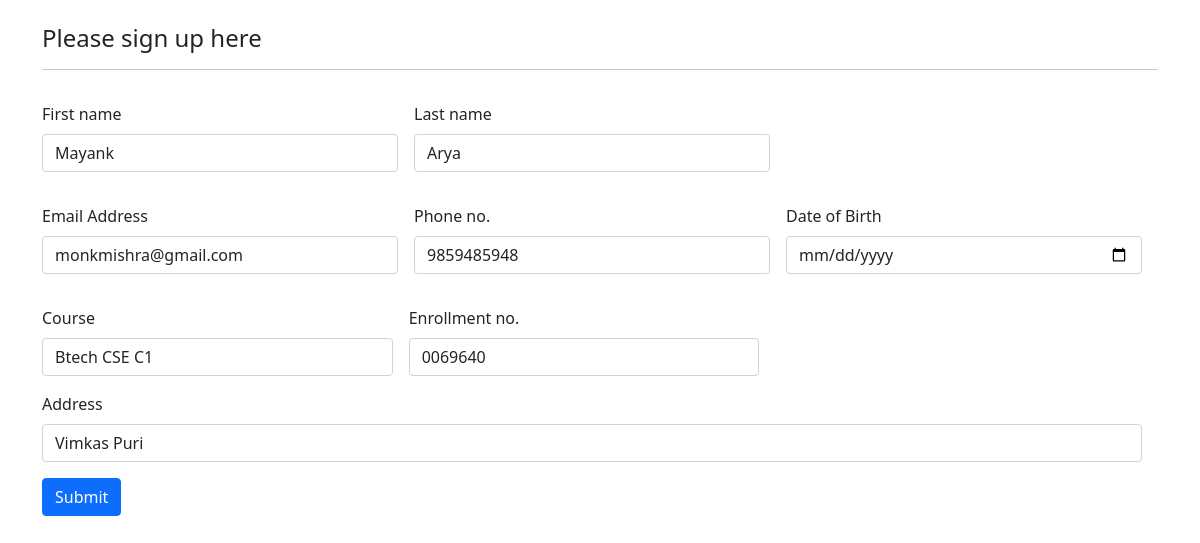
Screenshot of /UpdateUser/2 with the database file from the repository.
### management/models.py (models this page shows, shortened)
class Student(models.Model):
    first_name = models.CharField(max_length=100, blank=True)
    last_name = models.CharField(max_length=100, blank=True)
    email = models.EmailField(max_length=100, blank=True)
    enrollment = models.CharField(max_length=10, unique=True, blank=True)
    course = models.CharField(max_length=100, blank=True)
    phone = models.CharField(max_length=10)
    dob = models.DateField()
    address = models.TextField(max_length=250)
    room = models.ForeignKey(Room, on_delete=models.PROTECT, blank=True, null=True)

### management/views.py (the view)
# urls.py: path('UpdateUser/<id>', views.UpdateUser),
def UpdateUser(request, id):
    method = request.method
    if method == 'GET':
        student = Student.objects.filter(id=id).values().first()
        data = {'form': ProfileForm(student)}
        return render(request, 'management/user.html', data)
    elif method == 'POST':
        student = Student.objects.get(id=id)
        form = ProfileForm(request.POST, instance=student)
        form.save()
        return redirect('/DisplayStudents/')

### management/forms.py
class ProfileForm(forms.ModelForm):
    class Meta:
        model = Student
        fields = '__all__'
    first_name = forms.CharField(widget=forms.TextInput(attrs={'placeholder': 'First Name', 'class': 'form-control'}))
    last_name = forms.CharField(widget=forms.TextInput(attrs={'placeholder': 'last Name', 'class': 'form-control'}))
    email = forms.EmailField(widget=forms.EmailInput(attrs={'placeholder': 'E-mail ID', 'class': 'form-control'}))
    enrollment = forms.CharField(widget=forms.TextInput(attrs={'placeholder': 'Enrollment', 'class': 'form-control'}))
    course = forms.CharField(widget=forms.TextInput(attrs={'placeholder': 'Course', 'class': 'form-control'}))
    phone = forms.CharField(widget=forms.TextInput(attrs={'placeholder': 'phone no.', 'class': 'form-control'}))
    dob = forms.DateField(widget=forms.DateTimeInput(attrs={'placeholder': 'Date of birth', 'class': 'form-control','type': 'date'}))
    address = forms.CharField(widget=forms.TextInput(attrs={'placeholder': 'Address', 'class': 'form-control'}))

### templates/management/user.html (shortened to what this page needs)
<html>
<head>
        <link href="https://cdn.jsdelivr.net/npm/bootstrap@5.1.3/dist/css/bootstrap.min.css" rel="stylesheet">
</head>
<body>
<div class="container-md">
        <br>
        <h4>Please sign up here</h4>
    <hr>
        <form method="POST" class="row g-3" novalidate>
            <div class="row g-3">
                <div class="col-md-4">
                  <label for="first_name" class="form-label">First name</label>
                  {{form.first_name}}
                </div>
                <div class="col-md-4">
                  <label for="last_name" class="form-label">Last name</label>
                  {{form.last_name}}
              </div>
            </div>
            <div class="row g-3">
                <div class="col-md-4">
                <label for="email" class="form-label">Email Address</label>
                {{form.email}}
            </div>
                <div class="col-md-4">
                <label for="phone" class="form-label">Phone no.</label>
                {{form.phone}}
                </div>
                <div class="col-md-4">
                <label for="dob" class="form-label">Date of Birth</label>
                {{form.dob}}
                </div>
            <div class="row g-3">
                <div class="col-md-4">
                <label for="course" class="form-label">Course</label>
                {{form.course}}
                </div>
                <div class="col-md-4">
                 <label for="enrollment" class="form-label">Enrollment no.</label>
                {{form.enrollment}}
                </div>
            </div>
                <div class="col-12">
                <label for="address" class="form-label">Address</label>
                {{form.address}}
                </div>
                <div class="col-12">
                <input type="submit" class="btn btn-primary" value="Submit">
                </div>
    </form>
</div>
</body>
</html>

### rows the page displays
Student: first_name "Mayank", last_name "Arya", email "monkmishra@gmail.com", phone "9859485948", course "Btech CSE C1", enrollment "0069640", address "Vimkas Puri"
